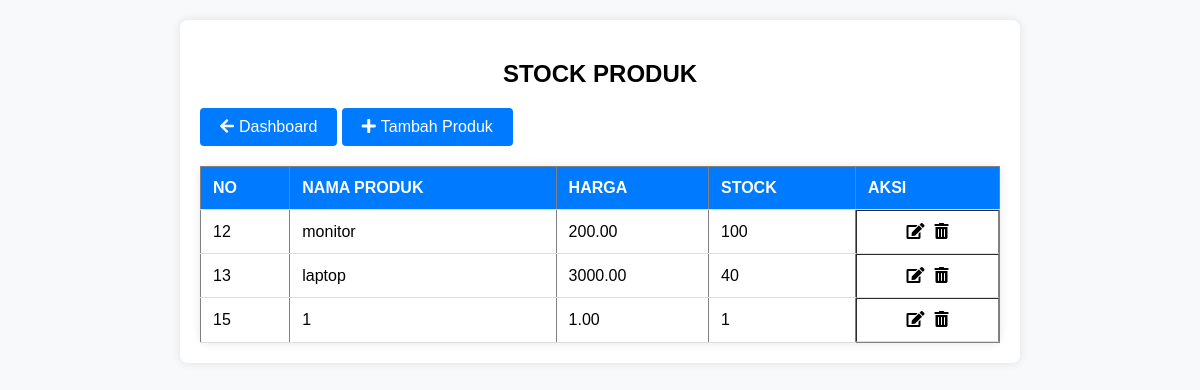
Screenshot of /kasir/stok_barang.php with the database file from the repository.
### tables this page shows
CREATE TABLE `produk` (
  `ProdukID` int(11) NOT NULL,
  `NamaProduk` varchar(255) NOT NULL,
  `Harga` decimal(10,2) NOT NULL,
  `Stok` int(11) NOT NULL
);

### kasir/stok_barang.php (the view, shortened to what this page needs)
<!DOCTYPE html>
<html lang="en">
<head>
    <link rel="stylesheet" href="https://cdnjs.cloudflare.com/ajax/libs/font-awesome/5.15.4/css/all.min.css">
</head>
<body>
    <div class="container">
        <h2>STOCK PRODUK</h2>
        <a href="dashboard.php" class="btn"><i class="fas fa-arrow-left"></i>Dashboard</a>
        <a href="tambah_produk.php" class="btn"><i class="fas fa-plus"></i>Tambah Produk</a>
        <table border="1">
            <tr>
                <th>NO</th>
                <th>NAMA PRODUK</th>
                <th>HARGA</th>
                <th>STOCK</th>
                <th>AKSI</th>
            </tr>
            <?php
            include 'config.php';
            $sql = "SELECT ProdukID, NamaProduk, Harga, Stok FROM produk";
            $result = mysqli_query($conn, $sql);
            if (mysqli_num_rows($result) > 0) {
                while ($row = mysqli_fetch_assoc($result)) {
                    echo "<tr>";
                    echo "<td>" . $row["ProdukID"] . "</td>";
                    echo "<td>" . $row["NamaProduk"] . "</td>";
                    echo "<td>" . $row["Harga"] . "</td>";
                    echo "<td>" . $row["Stok"] . "</td>";
                    echo "<td class='action-icons'>";
                    echo "<a href='edit_produk.php?id=" . $row["ProdukID"] . "' title='Edit' class='edit-icon'><i class='fas fa-edit'></i></a>";
                    echo "<a href='hapus_produk.php?id=" . $row["ProdukID"] . "' title='Hapus' class='delete-icon'><i class='fas fa-trash-alt'></i></a>";
                    echo "</td>";
                    echo "</tr>";
                }
            } else {
                echo "<tr><td colspan='5'>0 hasil</td></tr>";
            }
            ?>
        </table>
    </div>
</body>
</html>

### kasir/stok_barang.php (style rules this page uses)
body { font-family: Arial, sans-serif; margin: 0; padding: 0; background-color: #f8f9fa; }
.container { max-width: 800px; margin: 20px auto; padding: 20px; background-color: #fff; border-radius: 8px; box-shadow: 0 0 10px rgba(0, 0, 0, 0.1); }
h2 { text-align: center; margin-bottom: 20px; }
.btn { display: inline-block; padding: 10px 20px; background-color: #007bff; color: #fff; border: none; border-radius: 4px; cursor: pointer; text-decoration: none; margin-bottom: 20px; transition: background-color 0.3s; }
.btn i { margin-right: 5px; }
table { width: 100%; border-collapse: collapse; background-color: #fff; border-radius: 8px; box-shadow: 0 0 10px rgba(0, 0, 0, 0.1); }
th, td { padding: 12px; text-align: left; border-bottom: 1px solid #ddd; }
th { background-color: #007bff; color: #fff; }
td:last-child { text-align: center; }
.action-icons { display: flex; justify-content: center; align-items: center; }
.action-icons a { margin: 0 5px; color: inherit; text-decoration: none; transition: color 0.3s; }
.edit-icon { color: #007bff; }
.delete-icon { color: red; }

### rows the page displays
produk: ProdukID "12", NamaProduk "monitor", Harga "200.00", Stok "100"
produk: ProdukID "13", NamaProduk "laptop", Harga "3000.00", Stok "40"
produk: ProdukID "15", NamaProduk "1", Harga "1.00", Stok "1"
